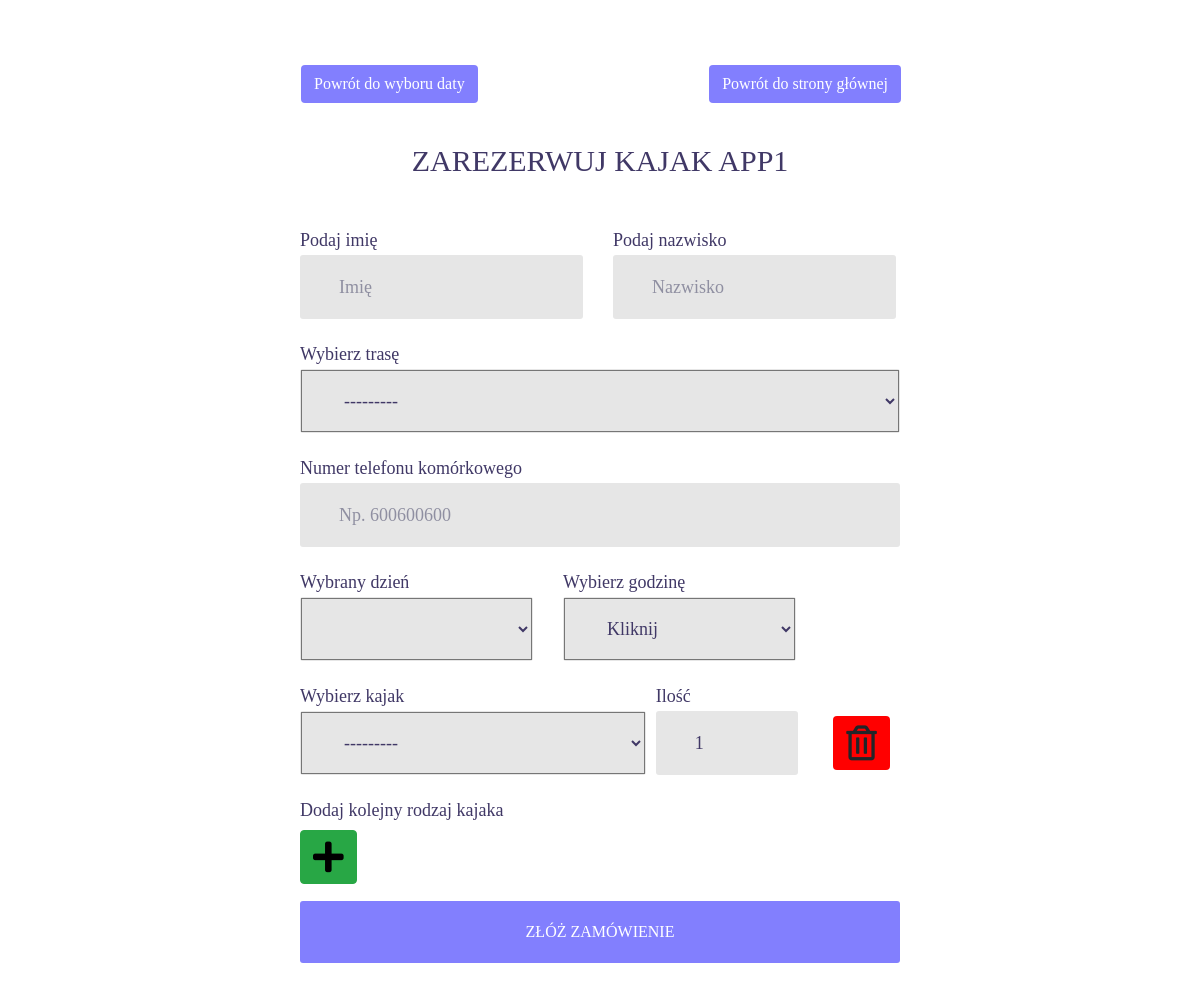
Before: /app1/create/ with the older database file.
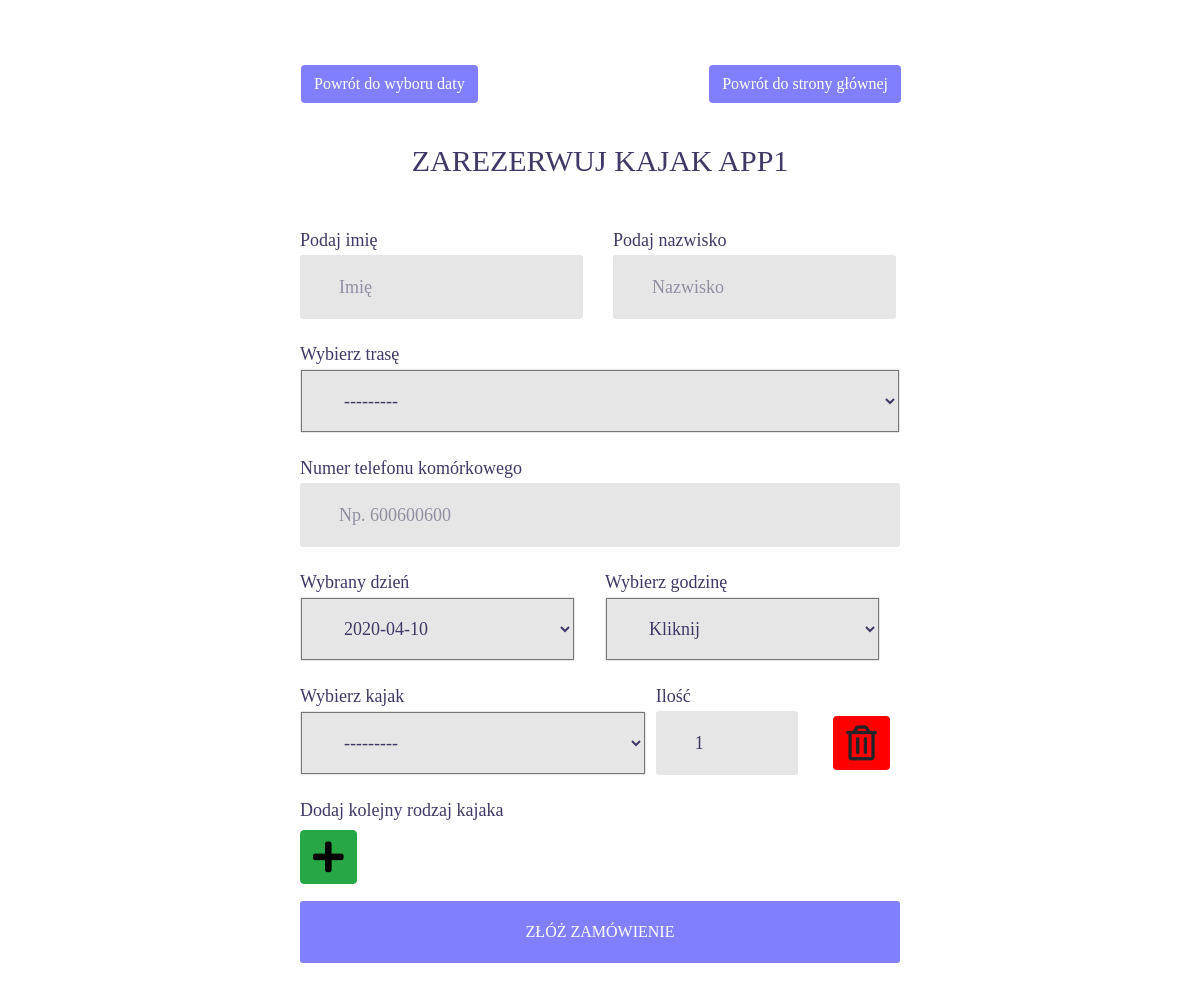
After: the same page with the newer database file.
### app1/models.py (models this page shows)
class BookingDate(models.Model):
    booking_date = models.DateField()
    def __str__(self):
        return '{}'.format(self.booking_date)

### app1/views.py (the view, shortened to what this page needs)
# urls.py: path('create/', BookingCreateView.as_view(), name='app1_create'),
class BookingCreateView(CreateView):
    model = Booking
    template_name = 'app1/booking/create_app1.html'
    form_class = BookingCreateForm
    success_url = reverse_lazy('main:my_booking')
    def get_context_data(self, **kwargs):
        data = super(BookingCreateView, self).get_context_data(**kwargs)
        data['current_time'] = datetime.datetime.now().time()
        data['start_break'] = datetime.time(12)
        data['stop_break'] = datetime.time(12, 30)
        if self.request.POST:
            data['kayak_set'] = TermKayaksFormSet(self.request.POST, instance=self.object, prefix='kayak_set')
        else:
            data['kayak_set'] = TermKayaksFormSet(instance=self.object, prefix='kayak_set')
        return data

### app1/forms.py (shortened to what this page needs)
class BookingCreateForm(forms.ModelForm):
    class Meta:
        model = Booking
        exclude = ['user', 'email']

### app1/forms.py (called while the page is built)
    def full_clean(self):
        super(CustomFormSet, self).full_clean()
        for error in self._non_form_errors.as_data():
            if error.code == 'too_many_forms':
                error.message = "Maksymalna ilość dodatkowych pól z kajakami to %d." % self.max_num

### app1/models.py (called while the page is built)
def booking_dates_limit():
    current_day = datetime.datetime.now().date()
    booking_dates_list = BookingDate.objects.values_list('booking_date', flat=True)
    current_time = datetime.datetime.now().time()
    change_time = datetime.time(12)
    if current_day in booking_dates_list:
        if current_time < change_time:
            return {'booking_date__exact': datetime.datetime.now().date()}
        elif current_time >= change_time:
            return {'booking_date__gt': datetime.datetime.now().date()}
    else:
        return {'booking_date__gt': datetime.datetime.now().date()}

    def __str__(self):
        return '{}. Dostępnosc {}'.format(self.name, self.store)

    def __str__(self):
        return 'Trasa {}, dystans: {}'.format(self.name, self.distance)

### templates/app1/booking/create_app1.html (shortened to what this page needs)
{% extends "base.html" %}
{% load static %}
{% load widget_tweaks %}
{% load bootstrap4 %}
{% block body %}
<div class="limiter">
	<div class="container-login100">
		<div class="row wrap-login100 p-t-50 p-b-90" style="width:600px">
			<div class="login100-form row flex-sb flex-w m-l-1">
				<div class=".col-md-4">
					<a class="btn" href="{% url 'main:main' %}" style="float: right; font-family: Ubuntu-Bold; font-size: 16px; background-color: #827ffe; color: #fff;" onmouseover="this.style.color='black'" onmouseout="this.style.color='#fff'">Powrót do wyboru daty</a>
				</div>
				<div class=".col-md-4 .offset-md-4">
					<a class="btn" href="{% url 'main:main' %}" style="float: right; font-family: Ubuntu-Bold; font-size: 16px; background-color: #827ffe; color: #fff;" onmouseover="this.style.color='black'" onmouseout="this.style.color='#fff'">Powrót do strony głównej</a>
				</div>
			</div>
			{% if current_time >= start_break and current_time <= stop_break %}
				<div class="p-t-50" style="width: 100%">
					<span class="login100-form-title p-b-40 p-t-100" style="text-align:center">Przerwa techniczna</span>
					<span class="login100-form-title p-b-150" style="text-align:center">Wracamy o 12:30 :)</span>
				</div>
			{% else %}
			<form class="login100-form validate-form flex-sb flex-w" method="post" role="form">
				<span class="login100-form-title p-b-51 p-t-40">
					Zarezerwuj kajak APP1
				</span>
				<div class="row">
					<div class="col-sm-6">
						<span class="input100" style="height: 25px; padding: 0px">Podaj imię</span>
						<div class="wrap-input100 m-b-25" data-validate = "Username is required">
							{{ form.first_name|add_class:"input100"|attr:"type:text"|attr:"placeholder:Imię"|attr:"name:first_name" }}
						</div>
					</div>
					<div class="col-sm-6">
						<span class="input100" style="height: 25px; padding: 0px">Podaj nazwisko</span>
						<div class="wrap-input100 m-b-25">
							{{ form.last_name|add_class:"input100"|attr:"type:text"|attr:"placeholder:Nazwisko"|attr:"name:last_name" }}
						</div>
					</div>
				</div>
				<span class="input100" style="height: 25px; padding: 0px">Wybierz trasę</span>
				<div class="wrap-input100 validate-input m-b-25">
					{{ form.route|add_class:"input100"|attr:"name:route" }}
				</div>
				<span class="input100" style="height: 25px; padding: 0px">Numer telefonu komórkowego</span>
				<div class="wrap-input100 validate-input m-b-25">
					{{ form.phone|add_class:"input100"|attr:"name:phone"|attr:"placeholder:Np. 600600600" }}
				</div>
				<div class="row">
					<div class="col-sm-6">
						<span class="input100" style="height: 25px; padding: 0px">Wybrany dzień</span>
						<div class="wrap-input100 validate-input m-b-25 m-r-250">
							{{ form.booking_date|add_class:"input100" }}
						</div>
					</div>
					<div class="col-sm-6">
						<span class="input100" style="height: 25px; padding: 0px">Wybierz godzinę</span>
						<div class="wrap-input100 validate-input m-b-25">
							{{ form.time|add_class:"input100"|attr:"type:time"|attr:"name:time" }}
						</div>
					</div>
				</div>
				{% for form in kayak_set %}
					<div id="form-row">
						<div class="row form-row spacer">
							<div class="col-sm-7">
								<span class="input100" style="height: 25px; padding: 0px">Wybierz kajak</span>
								<div class="wrap-input100 validate-input m-b-25" data-validate = "">
									{{ form.kayak|add_class:"input100"|attr:"type:text" }}
								</div>
							</div>
							<div class="col-sm-3">
								<span class="input100" style="height: 25px; padding: 0px">Ilość</span>
								<div class="wrap-input100 validate-input m-b-25" data-validate = "">
									{{ form.quantity|add_class:"input100"|attr:"type:number" }}
								</div>
							</div>
							<div class="col-sm-2">
								<span class="input100" style="height: 25px; padding: 0px"><br></span>
								<a class="btn remove-form-row m-l-25 m-t-5" style="background-color: red;"><i class="far fa-trash-alt" style="font-size: 35px;"></i></a>
							</div>
						</div>
					</div>
				{% endfor %}
				<span class="input100" style="height: 25px; padding: 0px">Dodaj kolejny rodzaj kajaka</span>
				<a href="#" id="add_form" class="btn btn-success add-form-row m-t-5" style="color: black"><i class="fas fa-plus" style="font-size: 35px;"></i></a>
				<div class="container-login100-form-btn m-t-17">
					<button class="login100-form-btn" onclick="clicked(event)">
						Złóż zamówienie
					</button>
				</div>
			</form>
			{% endif %}
		</div>
	</div>
</div>
{% endblock %}

### templates/base.html (shortened to what this page needs)
{% load static %}
{% load widget_tweaks %}
<!doctype html>
<html lang="en">
<head>
    <link rel="stylesheet" href="https://stackpath.bootstrapcdn.com/bootstrap/4.1.1/css/bootstrap.min.css">
    <link rel="stylesheet" href="https://use.fontawesome.com/releases/v5.1.0/css/all.css"
>
    <link rel="stylesheet" type="text/css" href="{% static 'login/vendor/bootstrap/css/bootstrap.min.css' %}">
    <link rel="stylesheet" type="text/css" href="{% static 'login/fonts/font-awesome-4.7.0/css/font-awesome.min.css' %}">
    <link rel="stylesheet" type="text/css" href="{% static 'login/fonts/Linearicons-Free-v1.0.0/icon-font.min.css' %}">
    <link rel="stylesheet" type="text/css" href="{% static 'login/vendor/animate/animate.css' %}">
    <link rel="stylesheet" type="text/css" href="{% static 'login/vendor/css-hamburgers/hamburgers.min.css' %}">
    <link rel="stylesheet" type="text/css" href="{% static 'login/vendor/animsition/css/animsition.min.css' %}">
    <link rel="stylesheet" type="text/css" href="{% static 'login/vendor/select2/select2.min.css' %}">
    <link rel="stylesheet" type="text/css" href="{% static 'login/vendor/daterangepicker/daterangepicker.css' %}">
    <link rel="stylesheet" type="text/css" href="{% static 'login/css/util.css' %}">
    <link rel="stylesheet" type="text/css" href="{% static 'login/css/main.css' %}">
    <link type="text/css" rel="stylesheet" href="{% static 'css/navbar.css' %}" />
</head>
<body>
    {% block body %} {% endblock %}
</body>
</html>

### static/login/css/main.css (style rules this page uses)
* { margin: 0px; padding: 0px; box-sizing: border-box; }
body, html { height: 100%; font-family: Ubuntu-Regular, sans-serif; }
a { font-family: Ubuntu-Regular; font-size: 14px; line-height: 1.7; color: #666666; margin: 0px; transition: all 0.4s; -webkit-transition: all 0.4s; -o-transition: all 0.4s; -moz-transition: all 0.4s; }
input { outline: none; border: none; }
button { outline: none !important; border: none; background: transparent; }
.limiter { width: 100%; margin: 0 auto; }
.container-login100 { width: 100%; min-height: 100vh; display: -webkit-box; display: -webkit-flex; display: -moz-box; display: -ms-flexbox; display: flex; flex-wrap: wrap; justify-content: center; align-items: center; padding: 15px; background-position: center; background-size: cover; background-repeat: no-repeat;; }
.wrap-login100 { width: 390px; background: #fff; border-radius: 10px; position: relative; }
.login100-form { width: 100%; }
.login100-form-title { font-family: Ubuntu-Bold; font-size: 30px; color: #403866; line-height: 1.2; text-transform: uppercase; text-align: center; width: 100%; display: block; }
.wrap-input100 { width: 100%; position: relative; background-color: #e6e6e6; border: 1px solid transparent; border-radius: 3px; }
.input100 { font-family: Ubuntu-Bold; color: #403866; line-height: 1.2; font-size: 18px; display: block; width: 100%; background: transparent; height: 62px; padding: 0 20px 0 38px; }
.container-login100-form-btn { width: 100%; display: -webkit-box; display: -webkit-flex; display: -moz-box; display: -ms-flexbox; display: flex; flex-wrap: wrap; }
.login100-form-btn { font-family: Ubuntu-Bold; font-size: 16px; color: #fff; line-height: 1.2; text-transform: uppercase; display: -webkit-box; display: -webkit-flex; display: -moz-box; display: -ms-flexbox; display: flex; justify-content: center; align-items: center; padding: 0 20px; width: 100%; height: 62px; background-color: #827ffe; border-radius: 3px; -webkit-transition: all 0.4s; -o-transition: all 0.4s; -moz-transition: all 0.4s; transition: all 0.4s; }
.validate-input { position: relative; }

Changed rows visible on the page:
added BookingDate: booking_date "2020-04-10"
